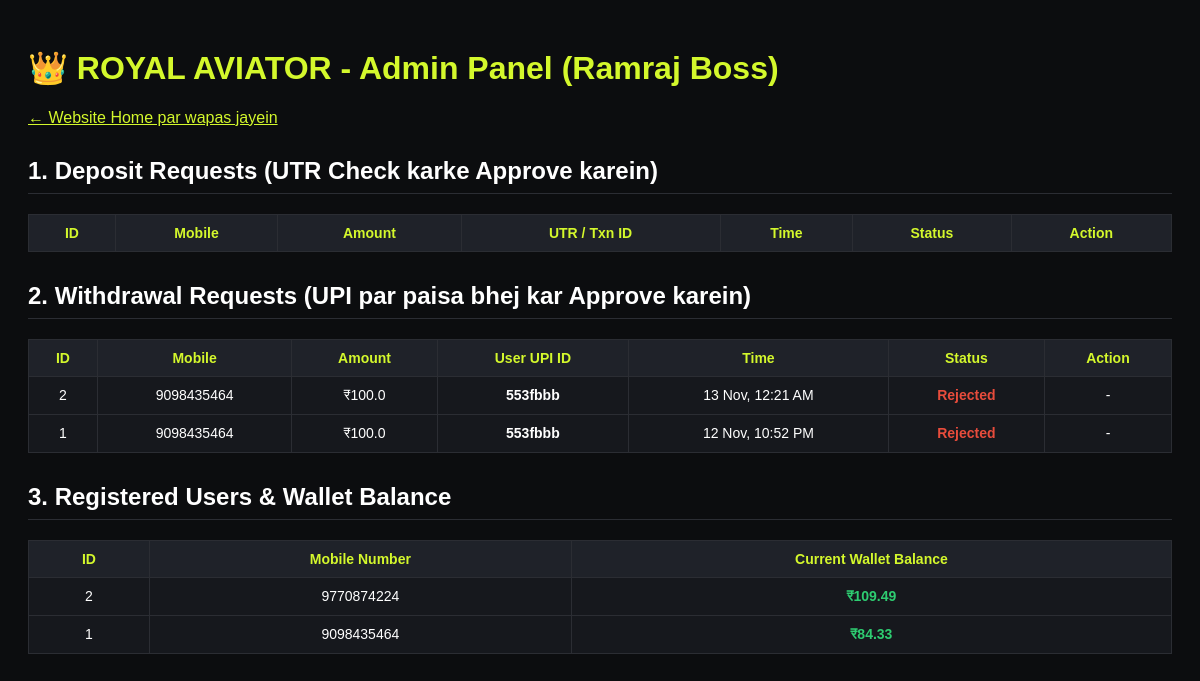
/admin, run on an earlier commit of the app's database.
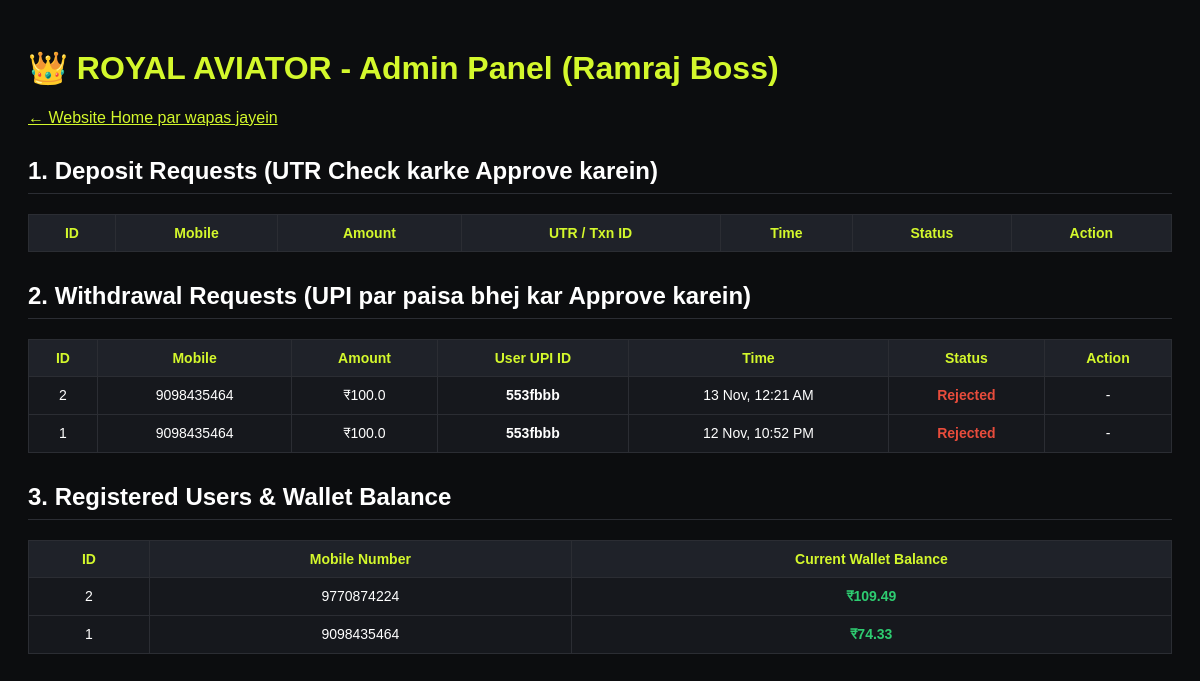
And on a later commit of the database.
### tables this page shows
CREATE TABLE users (
                        id INTEGER PRIMARY KEY AUTOINCREMENT,
                        mobile TEXT UNIQUE NOT NULL,
                        password TEXT NOT NULL,
                        balance REAL DEFAULT 100.0);

### app.py (the view, shortened to what this page needs)
@app.route('/admin', methods=['GET', 'POST'])
def admin():
    conn = get_db_connection()
    deposits = conn.execute('SELECT * FROM deposits ORDER BY id DESC').fetchall()
    withdrawals = conn.execute('SELECT * FROM withdrawals ORDER BY id DESC').fetchall()
    users = conn.execute('SELECT * FROM users ORDER BY id DESC').fetchall()
    conn.close()
    return render_template('admin.html', deposits=deposits, withdrawals=withdrawals, users=users)

### app.py (called while the page is built)
def get_db_connection():
    conn = sqlite3.connect('royal_database.db')
    conn.row_factory = sqlite3.Row
    return conn

### templates/admin.html (shortened to what this page needs)
<!DOCTYPE html>
<html lang="hi">
<head>
</head>
<body>
    <h1>👑 ROYAL AVIATOR - Admin Panel (Ramraj Boss)</h1>
    <a href="/" style="color:#d4f82c;">← Website Home par wapas jayein</a>
    <h2>1. Deposit Requests (UTR Check karke Approve karein)</h2>
    <table>
        <tr>
            <th>ID</th><th>Mobile</th><th>Amount</th><th>UTR / Txn ID</th><th>Time</th><th>Status</th><th>Action</th>
        </tr>
    </table>
    <h2>2. Withdrawal Requests (UPI par paisa bhej kar Approve karein)</h2>
    <table>
        <tr>
            <th>ID</th><th>Mobile</th><th>Amount</th><th>User UPI ID</th><th>Time</th><th>Status</th><th>Action</th>
        </tr>
        {% for w in withdrawals %}
        <tr>
            <td>{{ w.id }}</td>
            <td>{{ w.mobile }}</td>
            <td>₹{{ w.amount }}</td>
            <td><strong>{{ w.upi_id }}</strong></td>
            <td>{{ w.created_at }}</td>
            <td class="{{ w.status }}">{{ w.status }}</td>
            <td>
                {% if w.status == 'Pending' %}
                <form method="POST" style="display:inline;">
                    <input type="hidden" name="req_type" value="withdraw">
                    <input type="hidden" name="req_id" value="{{ w.id }}">
                    <input type="hidden" name="action" value="approve">
                    <button class="btn app">Paid & Approve</button>
                </form>
                <form method="POST" style="display:inline;">
                    <input type="hidden" name="req_type" value="withdraw">
                    <input type="hidden" name="req_id" value="{{ w.id }}">
                    <input type="hidden" name="action" value="reject">
                    <button class="btn rej">Reject (Refund)</button>
                </form>
                {% else %}-{% endif %}
            </td>
        </tr>
        {% endfor %}
    </table>
    <h2>3. Registered Users & Wallet Balance</h2>
    <table>
        <tr><th>ID</th><th>Mobile Number</th><th>Current Wallet Balance</th></tr>
        {% for u in users %}
        <tr>
            <td>{{ u.id }}</td>
            <td>{{ u.mobile }}</td>
            <td style="color:#2ecc71; font-weight:bold;">₹{{ "%.2f"|format(u.balance) }}</td>
        </tr>
        {% endfor %}
    </table>
</body>
</html>

What changed in the data, as far as the page shows it:
changed users id 1: balance "84.33" → "74.33"
